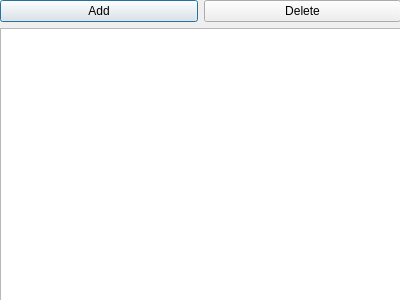
<ui version="4.0" >
 <class>SoundLibraryRepositoryDialog_UI</class>
 <widget class="QDialog" name="SoundLibraryRepositoryDialog_UI" >
  <property name="geometry" >
   <rect>
    <x>0</x>
    <y>0</y>
    <width>400</width>
    <height>300</height>
   </rect>
  </property>
  <property name="windowTitle" >
   <string>Dialog</string>
  </property>
  <widget class="QWidget" name="verticalLayout" >
   <property name="geometry" >
    <rect>
     <x>0</x>
     <y>0</y>
     <width>401</width>
     <height>301</height>
    </rect>
   </property>
   <layout class="QVBoxLayout" >
    <item>
     <layout class="QHBoxLayout" >
      <item>
       <widget class="QPushButton" name="AddBtn" >
        <property name="text" >
         <string>Add</string>
        </property>
       </widget>
      </item>
      <item>
       <widget class="QPushButton" name="DeleteBtn" >
        <property name="text" >
         <string>Delete</string>
        </property>
       </widget>
      </item>
     </layout>
    </item>
    <item>
     <widget class="QListWidget" name="ServerListWidget" />
    </item>
   </layout>
  </widget>
 </widget>
 <resources/>
 <connections/>
</ui>
